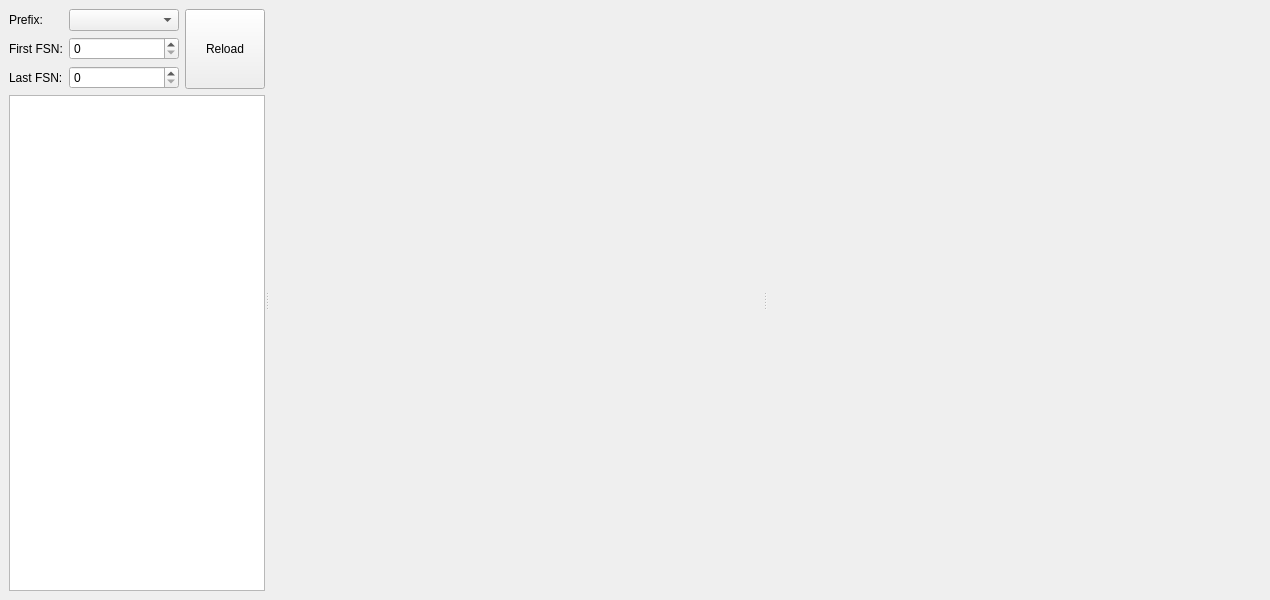
<?xml version="1.0" encoding="UTF-8"?>
<ui version="4.0">
 <class>MainWindow</class>
 <widget class="QMainWindow" name="MainWindow">
  <property name="geometry">
   <rect>
    <x>0</x>
    <y>0</y>
    <width>1270</width>
    <height>600</height>
   </rect>
  </property>
  <property name="windowTitle">
   <string>Exposure viewer</string>
  </property>
  <property name="windowIcon">
   <iconset resource="../../../resource/icons/icons.qrc">
    <normaloff>:/icons/exposureviewer.svg</normaloff>:/icons/exposureviewer.svg</iconset>
  </property>
  <widget class="QWidget" name="centralwidget">
   <layout class="QVBoxLayout" name="verticalLayout">
    <item>
     <widget class="QSplitter" name="splitter">
      <property name="orientation">
       <enum>Qt::Horizontal</enum>
      </property>
      <widget class="QWidget" name="widget" native="true">
       <property name="sizePolicy">
        <sizepolicy hsizetype="Minimum" vsizetype="Preferred">
         <horstretch>0</horstretch>
         <verstretch>0</verstretch>
        </sizepolicy>
       </property>
       <layout class="QGridLayout" name="gridLayout">
        <item row="2" column="0">
         <widget class="QLabel" name="label_3">
          <property name="text">
           <string>Last FSN:</string>
          </property>
         </widget>
        </item>
        <item row="0" column="1">
         <widget class="QComboBox" name="prefixComboBox">
          <property name="sizePolicy">
           <sizepolicy hsizetype="MinimumExpanding" vsizetype="Fixed">
            <horstretch>0</horstretch>
            <verstretch>0</verstretch>
           </sizepolicy>
          </property>
         </widget>
        </item>
        <item row="1" column="0">
         <widget class="QLabel" name="label_2">
          <property name="text">
           <string>First FSN:</string>
          </property>
         </widget>
        </item>
        <item row="0" column="0">
         <widget class="QLabel" name="label">
          <property name="text">
           <string>Prefix:</string>
          </property>
         </widget>
        </item>
        <item row="2" column="1">
         <widget class="QSpinBox" name="lastFSNSpinBox"/>
        </item>
        <item row="1" column="1">
         <widget class="QSpinBox" name="firstFSNSpinBox"/>
        </item>
        <item row="0" column="2" rowspan="3">
         <widget class="QPushButton" name="reloadPushButton">
          <property name="sizePolicy">
           <sizepolicy hsizetype="Minimum" vsizetype="Minimum">
            <horstretch>0</horstretch>
            <verstretch>0</verstretch>
           </sizepolicy>
          </property>
          <property name="text">
           <string>Reload</string>
          </property>
          <property name="icon">
           <iconset theme="view-refresh">
            <normaloff>.</normaloff>.</iconset>
          </property>
         </widget>
        </item>
        <item row="3" column="0" colspan="3">
         <widget class="QTreeView" name="treeView">
          <property name="selectionMode">
           <enum>QAbstractItemView::MultiSelection</enum>
          </property>
         </widget>
        </item>
       </layout>
      </widget>
      <widget class="QWidget" name="plotContainer" native="true">
       <property name="sizePolicy">
        <sizepolicy hsizetype="Expanding" vsizetype="Preferred">
         <horstretch>1</horstretch>
         <verstretch>0</verstretch>
        </sizepolicy>
       </property>
       <layout class="QVBoxLayout" name="verticalLayout_4">
        <item>
         <widget class="QSplitter" name="splitter_2">
          <property name="orientation">
           <enum>Qt::Horizontal</enum>
          </property>
          <property name="childrenCollapsible">
           <bool>false</bool>
          </property>
          <widget class="QWidget" name="verticalLayoutWidget">
           <layout class="QVBoxLayout" name="layout2D"/>
          </widget>
          <widget class="QWidget" name="verticalLayoutWidget_2">
           <layout class="QVBoxLayout" name="layout1D"/>
          </widget>
         </widget>
        </item>
       </layout>
      </widget>
     </widget>
    </item>
   </layout>
  </widget>
 </widget>
 <resources>
  <include location="../../../resource/icons/icons.qrc"/>
 </resources>
 <connections/>
</ui>
